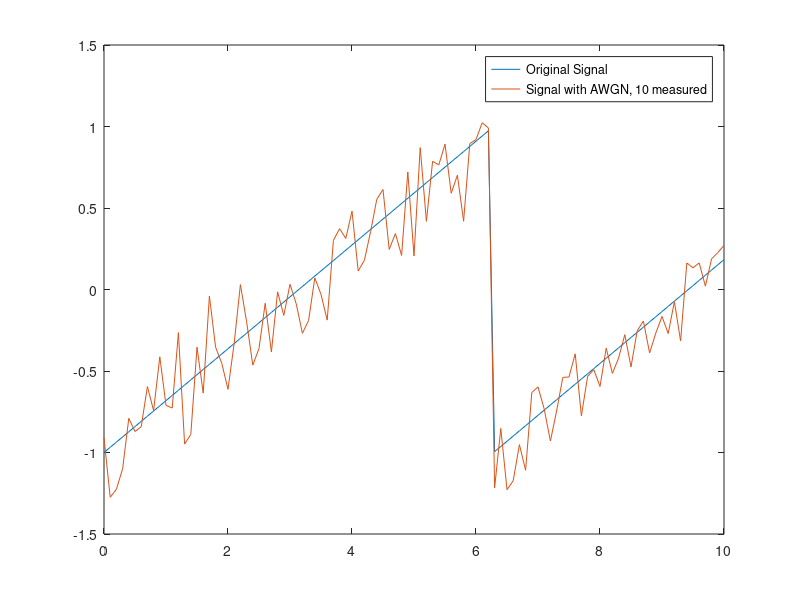

The MATLAB script that drew this image: (Note: this script raises an error after producing the figure.)
% this script is used to test noice functions
close all; clear all; clc;

t = (0:0.1:10)';
x = sawtooth(t);

% the awgn function is usefull for signals, but not so ,uch for ading
% gausian error to individual measurements
y = awgn(x,10,'measured');
figure (1)
plot(t,[x y])
legend('Original Signal','Signal with AWGN, 10 measured')

%%
close all; clear all; clc;
pct_error=10;

t=0:1e-3:4;
signal=1*sin(pi*t);

signal_w_error=add_nor_error(signal,10);

plot(t,signal)
hold on
plot(t,signal_w_error)
legend('Original Signal','Signal with Error')

